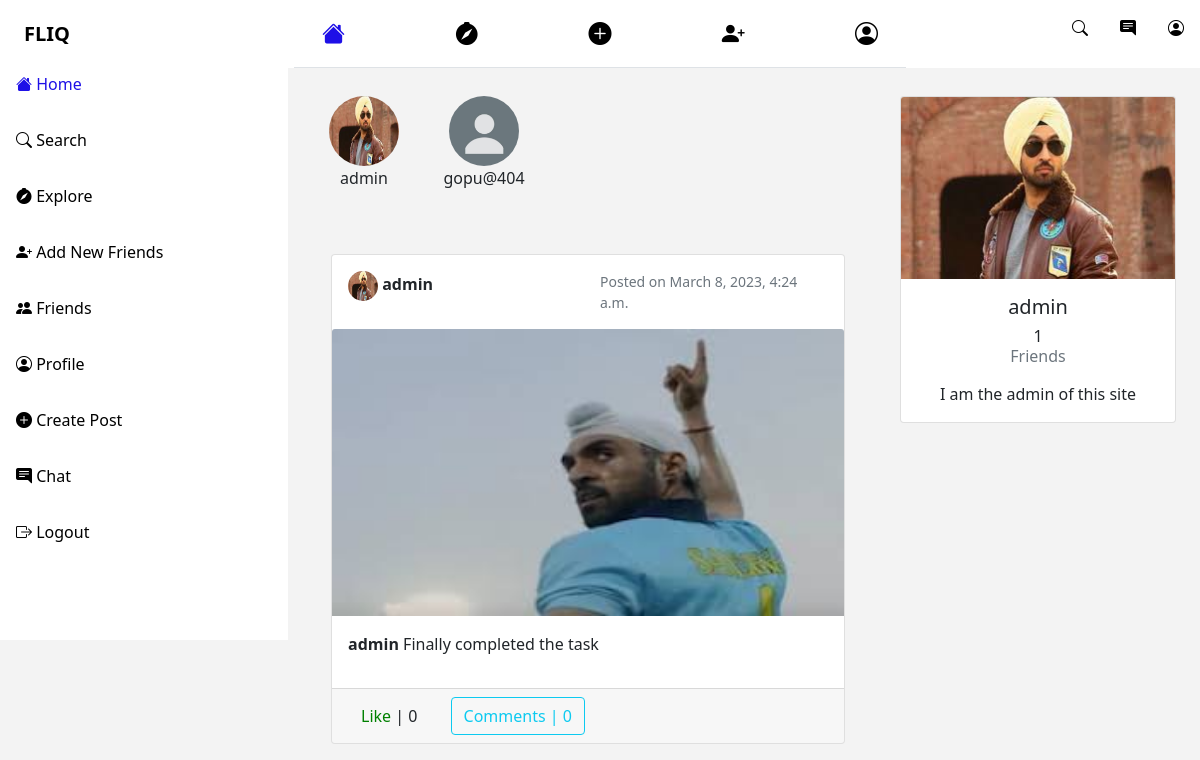
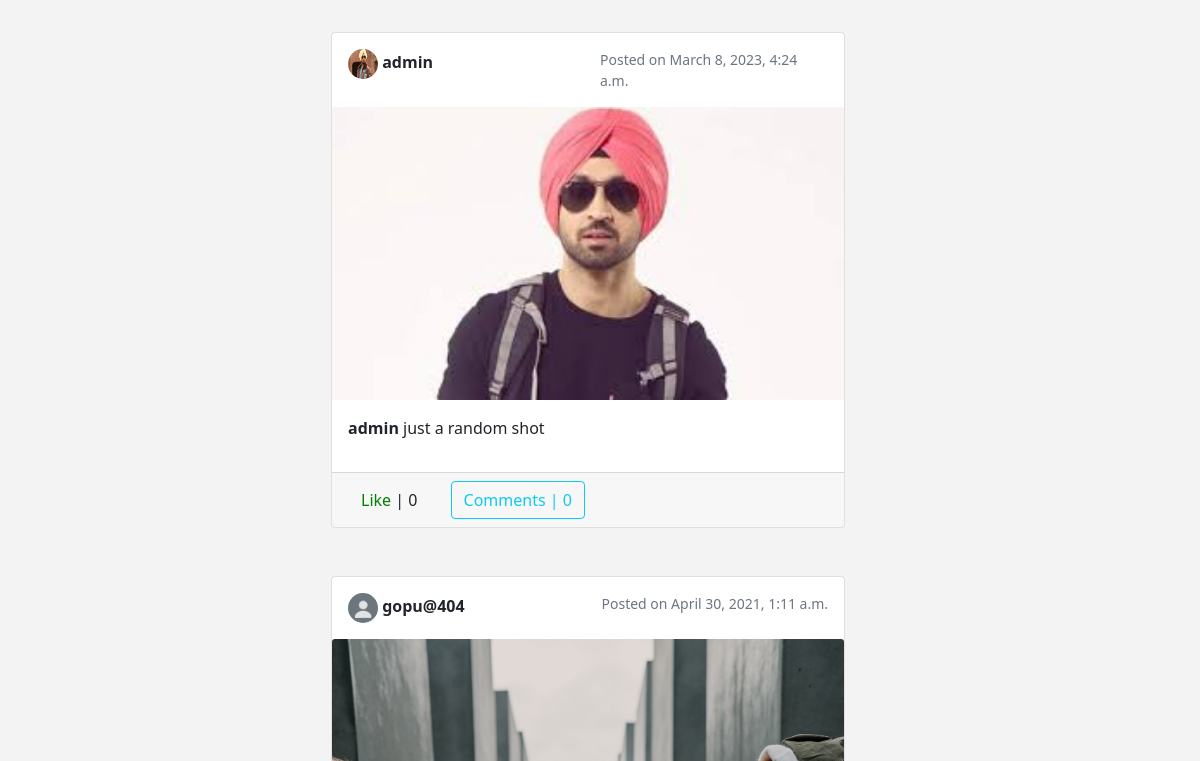
The app's page / (signed in, upper part), older data (2 pictures, top to bottom).
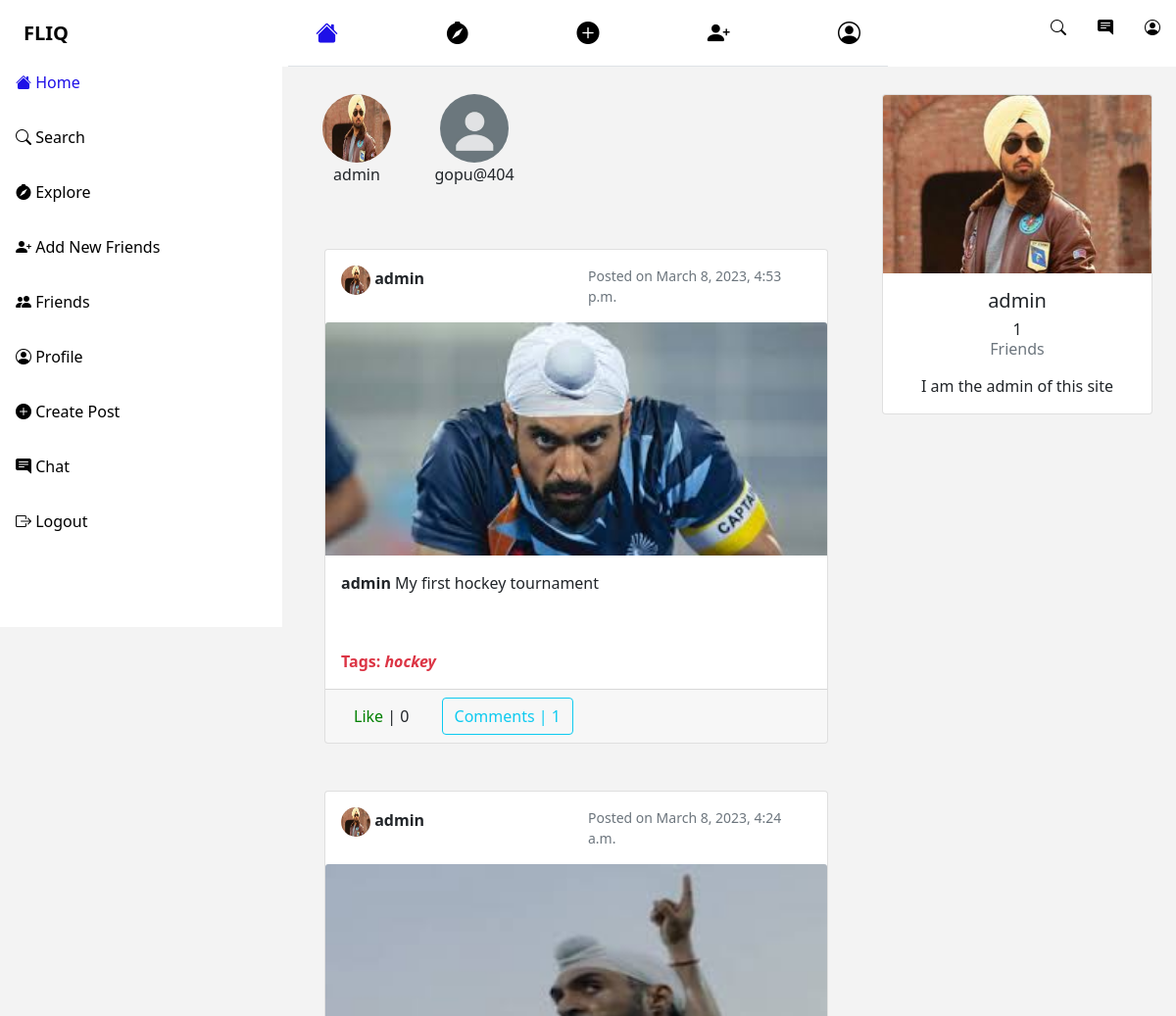
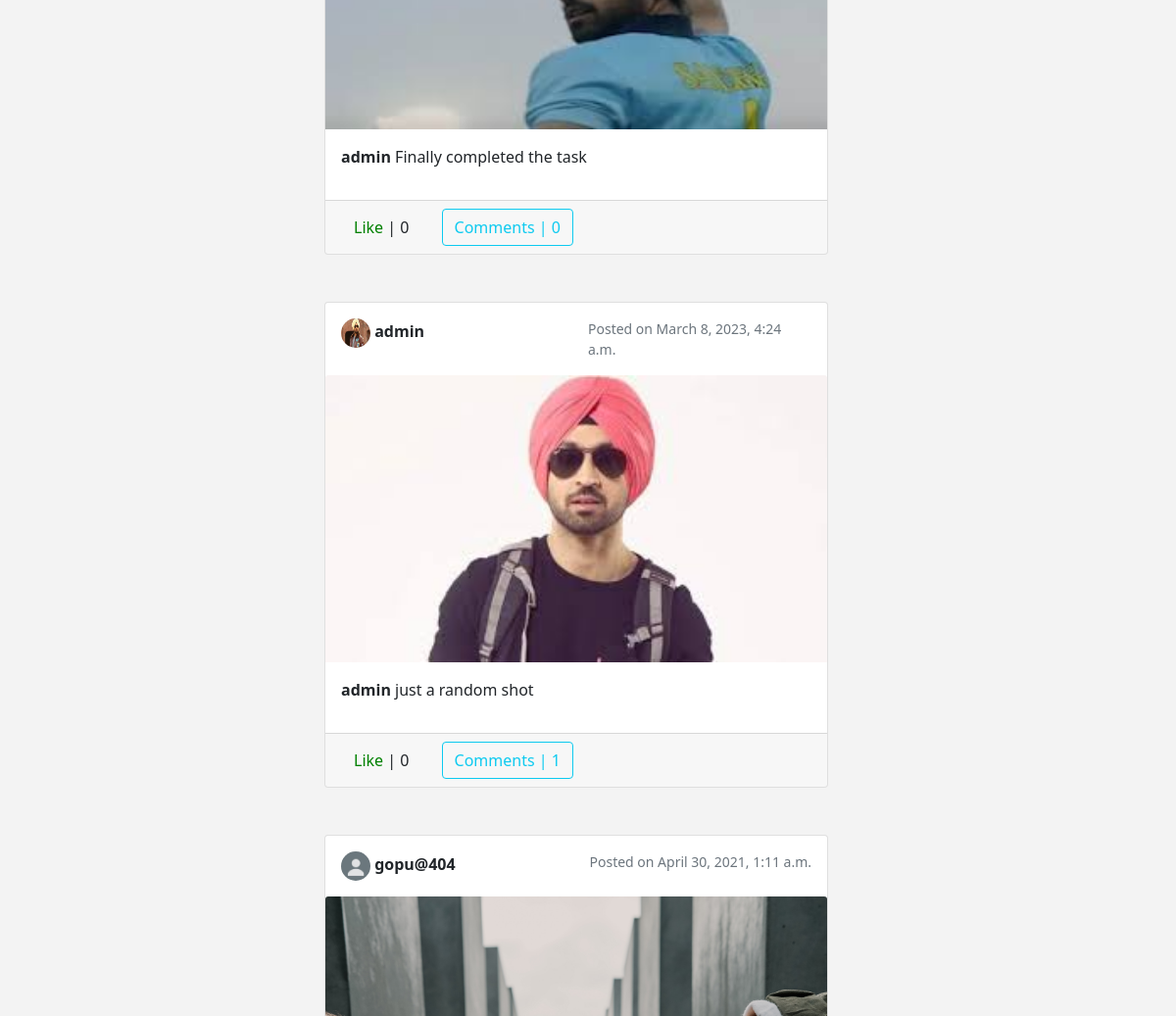
The same page, newer data (2 pictures, top to bottom).
### users/models.py (models this page shows, shortened)
class Profile(models.Model):
	user = models.OneToOneField(User, on_delete=models.CASCADE)
	name = models.CharField(max_length=30)
	image = models.ImageField(default='default.png', upload_to='profile_pics')
	slug = AutoSlugField(populate_from='user')
	bio = models.CharField(max_length=255, blank=True)
	link = models.CharField(max_length=255, blank=True)
	friends = models.ManyToManyField("Profile", blank=True)
	def get_absolute_url(self):
		return "/users/{}".format(self.slug)

### feed/models.py (models this page shows, shortened)
class Post(models.Model):
	description = models.CharField(max_length=255, blank=True)
	pic = models.ImageField(upload_to='path/to/img')
	date_posted = models.DateTimeField(default=timezone.now)
	user_name = models.ForeignKey(User, on_delete=models.CASCADE)
	tags = models.CharField(max_length=100, blank=True)

### feed/views.py (the view)
# urls.py: path('', PostListView.as_view(), name='home'),
@method_decorator(login_required, name='dispatch')
class PostListView(ListView):
	model = Post
	template_name = 'feed/home.html'
	context_object_name = 'posts'
	ordering = ['-date_posted']
	paginate_by = 10
	def get_context_data(self, **kwargs):
		context = super(PostListView, self).get_context_data(**kwargs)
		if self.request.user.is_authenticated:
			p = Profile.objects.get(user=self.request.user)
			friends = p.friends.all()
			context['friends'] = friends
			liked = [i for i in Post.objects.all() if Like.objects.filter(user = self.request.user, post=i)]
			context['liked_post'] = liked
		return context

### feed/templates/feed/home.html (shortened to what this page needs)
{% extends "feed/index layout.html" %} {% load static %}
{% block content %}
<div class="px-3" style="width:100%; max-width:100vw; padding-top:12vh;">
  <div class="row"  style="overflow-x:auto; white-space: nowrap; width: 100%; display: flex; flex-wrap: nowrap;">
      <div class="text-center" style="width:120px">
        <a href="#">
          <img src="{{ user.profile.image.url }}" class="rounded-circle" width="70px" height="70px"/>
        </a>
        <p>{{ user.username }}</p>
      </div>
      {% for friend in friends %}
      <div class="text-center" style="width:120px">
        <a href="#">
          <img src="{{ friend.user.profile.image.url }}" class="rounded-circle" width="70px" height="70px"/>
        </a>
        <p>{{ friend.user.username }}</p>
      </div>
      {% endfor %}
  </div>
    <div class="col-md-12">
      {% for post in posts %}
      <div class="card my-5">
        <div class="row card-body">
          <div class="col">
          <a href="{{ post.user_name.profile.get_absolute_url }}"><img
              src="{{ post.user_name.profile.image.url }}"
              class="rounded-circle"
              width="30"
              height="30"
              alt=""/></a>
          <a class="text-dark" href="{{ post.user_name.profile.get_absolute_url }}"><b>{{ post.user_name }}</b></a>
          <br />
          </div>
          <div class="col d-flex justify-content-end">
          <small class="text-muted ">Posted on {{ post.date_posted }}</small>
          </div>
        </div>
        <a href="{% url 'post-detail' post.id %}"
        ><img class="card-img-top" src="{{ post.pic.url }}" alt=""
        /></a>
        <p class="card-text text-dark p-3"><b>{{ post.user_name }}</b> {{ post.description }}</p>
        {% if post.tags %}
        <br />
        <p class="text-danger ml-3">
          <b>Tags: <i>{{ post.tags }}</i></b>
        </p>
        {% endif %}
        <div class="card-footer">
          <button class="btn btn-white mr-3 like" id="{{ post.id }}">
            {% if post in liked_post %}
            <a
              href="{% url 'post-like' %}"
              style="color: red"
              id="likebtn{{ post.id }}"
            >
              Unlike</a
            >
            | {{post.likes.count}} {% else %}
            <a
              href="{% url 'post-like' %}"
              style="color: green"
              id="likebtn{{ post.id }}"
            >
              Like</a
            >
            | {{post.likes.count}} {% endif %}
          </button>
          <a class="btn btn-outline-info" href="{% url 'post-detail' post.id %}"
            >Comments | {{ post.details.count }}</a
          >
        </div>
      </div>
      {% endfor %}
    </div>
</div>
{% endblock content %}

Row changes from the older to the newer data that the page shows:
added Post: user_name.profile.image (picture), user_name "admin", date_posted "March 8, 2023, 4:53 p.m.", pic (picture), description "My first hockey tournament", tags "hockey", likes.count "0", details.count "1"
computed for Post "just a random shot": details.count "0" → "1"
